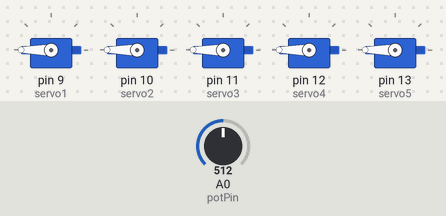
The sketch below on a simulated Arduino Uno, built with avr-gcc and run on an emulated ATmega328P. Shown: 5 × servo. Inputs (shaded band) come from the test bench; at power-on: A0 (potPin) = 512.

Above: at 1.8 s.
1.9 s: A0 (potPin) set to 493
At 2.5 s:
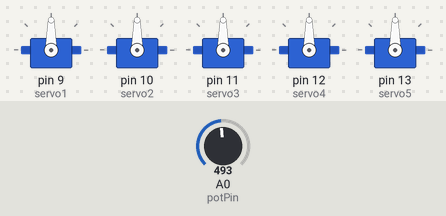
3.5 s: A0 (potPin) set to 274
5.2 s: A0 (potPin) set to 244
At 6.8 s:
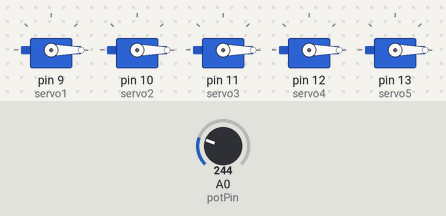
7.5 s: A0 (potPin) set to 280
At 8.4 s:
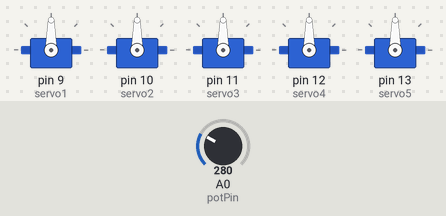
9.5 s: A0 (potPin) set to 170
At 11.1 s:
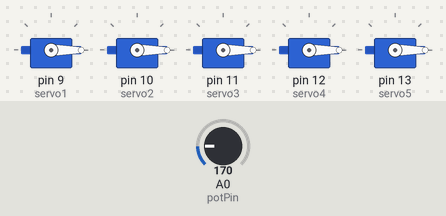
Timing chart, 0 to 12.5 s (numbered marks = the images above; inputs shaded):
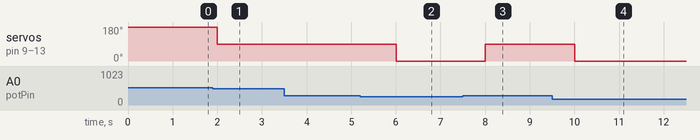

Measured:
- the behaviour switches between 512 and 511 on A0 (potPin) (found by bisection; images 0 and 1)
- the behaviour switches between 256 and 255 on A0 (potPin) (found by bisection; images 1 and 2)
- after the input at 1.9 s, servo on pin 9 (servo1), servo on pin 10 (servo2), servo on pin 11 (servo3), servo on pin 12 (servo4), servo on pin 13 (servo5): 180° → 90° after 0.10 s
- after the input at 3.5 s, every drawn part: stays the same
- after the input at 5.2 s, servo on pin 9 (servo1), servo on pin 10 (servo2), servo on pin 11 (servo3), servo on pin 12 (servo4), servo on pin 13 (servo5): 90° → 0° after 0.80 s
- after the input at 7.5 s, servo on pin 9 (servo1), servo on pin 10 (servo2), servo on pin 11 (servo3), servo on pin 12 (servo4), servo on pin 13 (servo5): 0° → 90° after 0.51 s
- after the input at 9.5 s, servo on pin 9 (servo1), servo on pin 10 (servo2), servo on pin 11 (servo3), servo on pin 12 (servo4), servo on pin 13 (servo5): 90° → 0° after 0.51 s

The sketch:

Code_Controlling_5_ServoMotors.ino
```cpp
#include <Servo.h>
#define potPin A0
int angle = 0;
int reading = 0;
Servo servo1; // create a new object of the servo class
Servo servo2;
Servo servo3;
Servo servo4;
Servo servo5;


void setup() {
servo1.attach(9);
servo2.attach(10);
servo3.attach(11);
servo4.attach(12);
servo5.attach(13);
}


void loop() {
  reading = analogRead(potPin);
  angle = map(reading, 0, 1023, 0, 360);
  servo1.write(0);


  if (angle <90){
  servo1.write(0);
  servo2.write(0);
  servo3.write(0);
  servo4.write(0);
  servo5.write(0);
  delay(1000);
 }

  else if (angle >=90 && angle < 180){
  servo1.write(90);
  servo2.write(90);
  servo3.write(90);
  servo4.write(90);
  servo5.write(90);
  delay(1000);
 }

  else if(angle >=180 && angle < 270){
  servo1.write(180);
  servo2.write(180);
  servo3.write(180);
  servo4.write(180);
  servo5.write(180);
    delay(1000);
  }

  else if(angle >=270 && angle < 360){
  servo1.write(90);
  servo2.write(90);
  servo3.write(90);
  servo4.write(90);
  servo5.write(90);
    delay(1000);
  }

   else if( angle == 360){
  servo1.write(0);
  servo2.write(0);
  servo3.write(0);
  servo4.write(0);
  servo5.write(0);
    delay(1000);
  }

}
```
